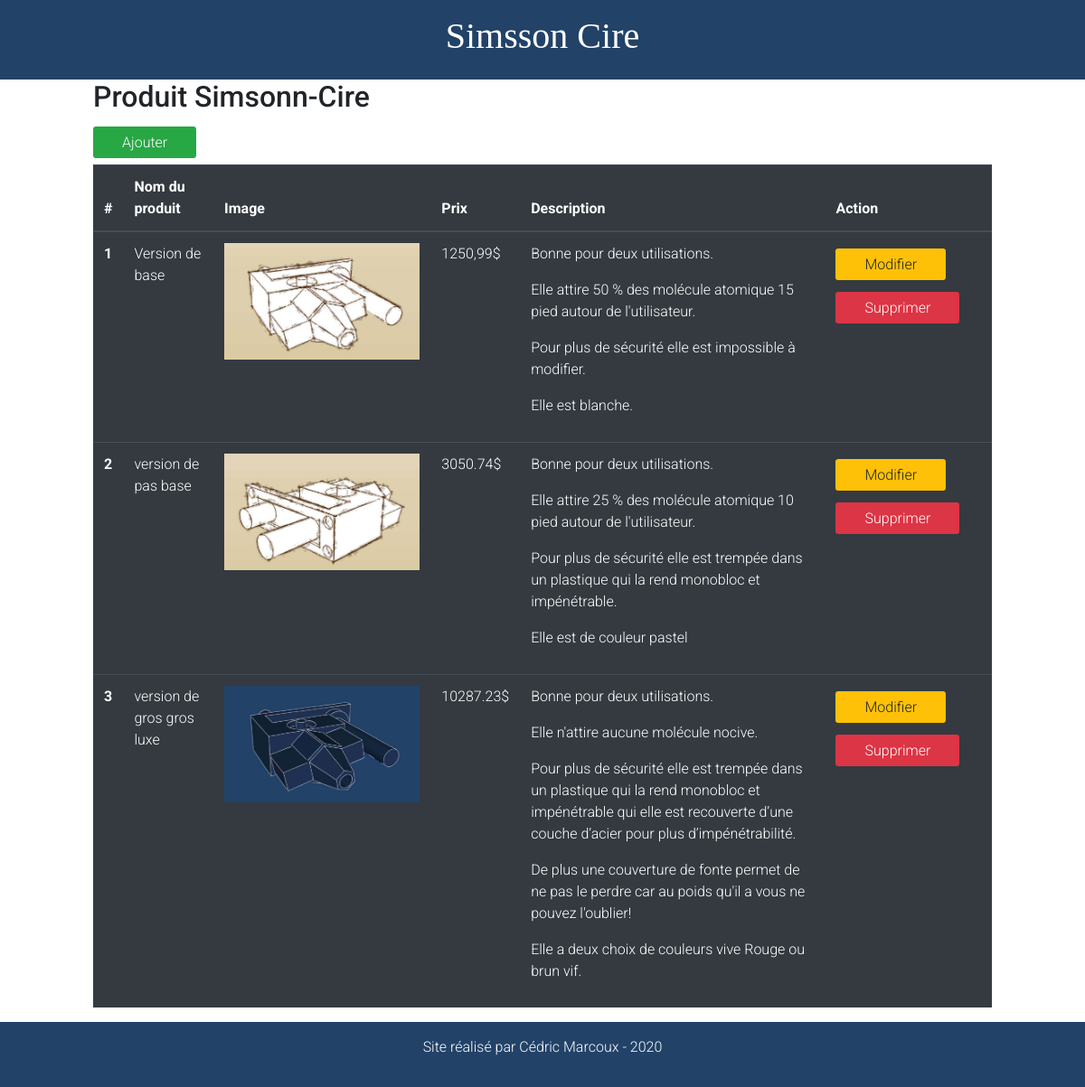
The app's page /admin/index.php with its own data.
### tables this page shows
CREATE TABLE `sub_disco_produits` (
  `id` int(11) NOT NULL,
  `nom` varchar(250) NOT NULL,
  `img` varchar(250) NOT NULL,
  `prix` varchar(250) NOT NULL,
  `desc1` text NOT NULL,
  `desc2` text NOT NULL,
  `desc3` text NOT NULL,
  `desc4` text NOT NULL,
  `desc5` text NOT NULL
);

### admin/partsphp/function/products.php (called while the page is built, shortened)
<?php
    function all_products(){
        $conn = connect();
        try{
            $requete = $conn->query('SELECT * from sub_disco_produits');
            return $requete -> fetchAll();
        }catch( PDOException $e ){
            echo 'Erreur'. $e -> getMessage();
        }
    }
?>

### admin/index.php (the view, shortened to what this page needs)
<?php
  include_once'../admin/partsphp/head.php';
  include_once'../admin/partsphp/function/products.php';
?>
  <header>
    <nav>
      <h1 class="logo"><a href="#">Simsson Cire</a></h1>
    </nav>
  </header>
  <main>
    <div class="container">
      <h2>Produit Simsonn-Cire</h2>
      <a class="btn-success" href="add.php">Ajouter</a>
      <table class="table table-dark">
        <thead>
          <tr>
            <th scope="col">#</th>
            <th scope="col">Nom du produit</th>
            <th scope="col">Image</th>
            <th scope="col">Prix</th>
            <th scope="col">Description</th>
            <th scope="col">Action</th>
          </tr>
          </thead>
          <tbody>
            <?php
              $requete = all_products();
              foreach($requete as $row){
            ?>
          <tr>
            <th scope="row"><?php echo $row["id"];?></th>
            <td><?php echo $row["nom"];?></td>
            <td><img src="../img/<?php echo $row["img"];?>.jpg" alt=""></td>
            <td><?php echo $row["prix"];?></td>
            <td>
              <ul>
                <li><?php echo $row["desc1"];?></li>
                <li><?php echo $row["desc2"];?></li>
                <li><?php echo $row["desc3"];?></li>
                <li><?php echo $row["desc4"];?></li>
                <li><?php echo $row["desc5"];?></li>
              </ul>
            </td>
            <td>
              <a class="btn-warning" href="update.php?id=<?php echo $row["id"];?>">Modifier</a>
              <a class="btn-danger" href="delete.php?id=<?php echo $row["id"];?>">Supprimer</a>
            </td>
          </tr>
            <?php
                }
            ?>
        </tbody>
      </table>
    </div>
  </main>
  <footer>
    <p>Site réalisé par Cédric Marcoux - 2020</p>
  </footer>
<?php
  include_once'../admin/partsphp/foot.php';
?>

### admin/partsphp/head.php (shortened to what this page needs)
<!doctype html>
<html class="no-js" lang="">
<head>
  <link rel="stylesheet" href="../css/normalize.css">
  <link rel="stylesheet" href="../css/main.css">
  <link rel="stylesheet" href="https://stackpath.bootstrapcdn.com/bootstrap/4.5.0/css/bootstrap.min.css"
>
  <link rel="stylesheet" href="../css/style.css">
</head>
<body>

### admin/partsphp/foot.php (shortened to what this page needs)
</body>
</html>

### css/main.css (style rules this page uses)
html { color: #222; font-size: 1em; line-height: 1.4; }
audio, canvas, iframe, img, svg, video { vertical-align: middle; }

### css/style.css (style rules this page uses)
body { background-color: #fff; font-family: 'Roboto', sans-serif; font-weight: 300; }
.container { max-width: 1024px; width: 95%; margin: 0 auto; }
a, a:hover { text-decoration: none; color: #fff; }
.logo { font-family: 'Playfair Display SC', serif; text-align: center; color: #fff; }
nav { background-color: #224268; padding: 1rem 0; }
img { width: 100%; }
.btn-success, .btn-warning, .btn-danger { padding: 0.5rem 2rem; line-height: 3rem; border-radius: 0.2rem; }
footer { background-color: #224268; color: #fff; padding: 1rem 0; text-align: center; }
table ul { list-style-type: none; padding-left: 0; }
table ul li { margin-bottom: 1rem; }

### records on screen
sub_disco_produits: id "1", nom "Version de base", img (picture), prix "1250,99$", desc1 "Bonne pour deux utilisations.", desc2 "Elle attire 50 % des molécule atomique 15 pied autour de l'utilisateur.", desc3 "Pour plus de sécurité elle est impossible à modifier.", desc4 "Elle est blanche."
sub_disco_produits: id "2", nom "version de pas base", img (picture), prix "3050.74$", desc1 "Bonne pour deux utilisations.", desc2 "Elle attire 25 % des molécule atomique 10 pied autour de l'utilisateur.", desc3 "Pour plus de sécurité elle est trempée dans un plastique qui la rend monobloc et impénétrable.", desc4 "Elle est de couleur pastel"
sub_disco_produits: id "3", nom "version de gros gros luxe", img (picture), prix "10287.23$", desc1 "Bonne pour deux utilisations.", desc2 "Elle n'attire aucune molécule nocive.", desc3 "Pour plus de sécurité elle est trempée dans un plastique qui la rend monobloc et impénétrable qui elle est recouverte d’une couche d’acier pour plus d’impénétrabilité.", desc4 "De plus une couverture de fonte permet de ne pas le perdre car au poids qu'il a vous ne pouvez l'oublier!", desc5 "Elle a deux choix de couleurs vive Rouge ou brun vif."
